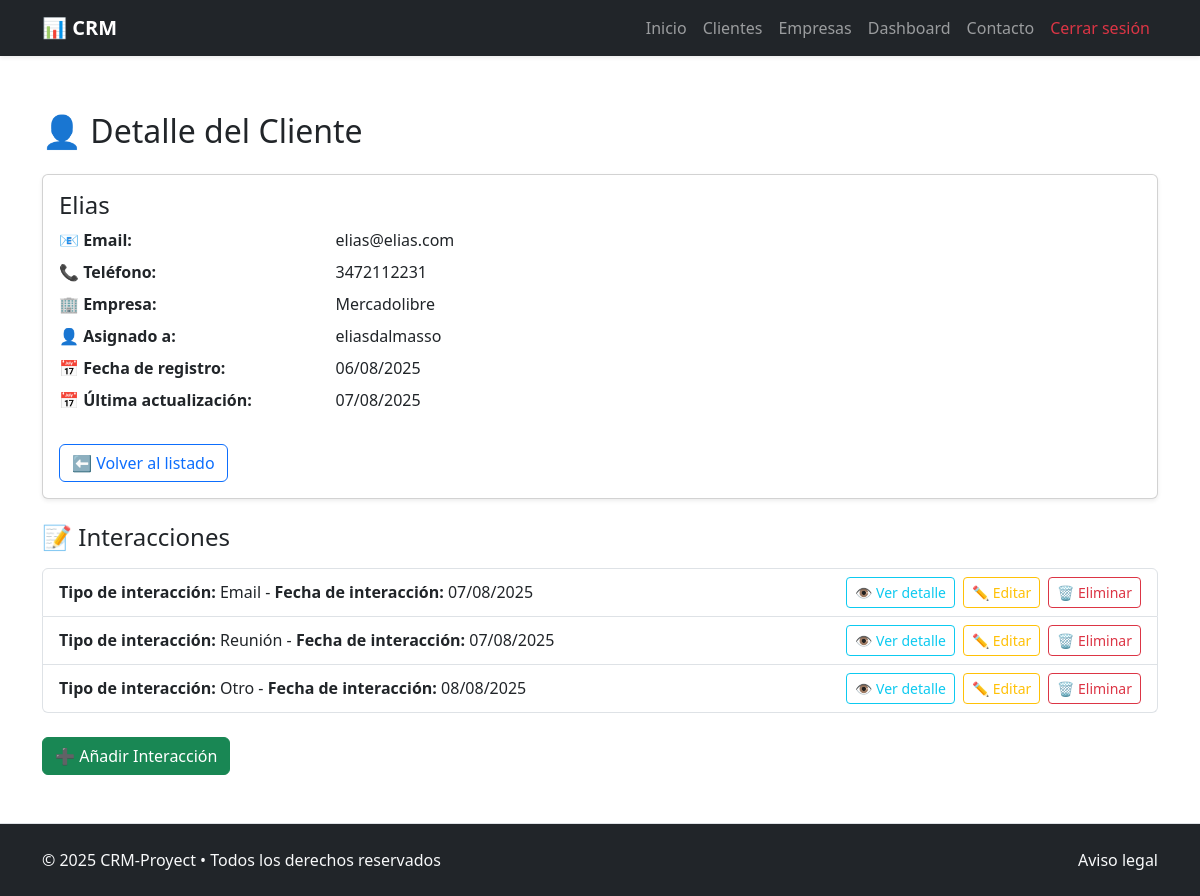
Page /client/2/ (signed in) on the committed database.
### crm_app/models.py (models this page shows, shortened)
class Client(models.Model):
    name = models.CharField(max_length=255) #Nombre del cliente
    email = models.EmailField(unique=True) #Email del cliente
    phone = models.CharField(max_length=50, blank=True) #Telefono del cliente
    company = models.ForeignKey(
        Company, on_delete=models.SET_NULL, blank=True, null=True,
        related_name='clients') #Empresa del cliente
    assigned_to = models.ForeignKey(
        User, on_delete=models.SET_NULL, blank=True, null=True,
        related_name='clients') #Asignado a tal usuario
    created_at = models.DateTimeField(auto_now_add=True) #Fecha de creación
    updated_at = models.DateTimeField(auto_now=True) #Fecha de ultima actualización

class Company(models.Model):
    name = models.CharField(max_length=255, unique=True) #Nombre empresa
    address = models.TextField(blank=True, null=True) #Dirección de empresa
    website = models.URLField(blank=True, null=True) #Sitio web de empresa
    created_at = models.DateTimeField(auto_now_add=True) #Fecha de creación
    updated_at = models.DateTimeField(auto_now=True) #Fecha de ultima actualización
    def __str__(self):
        return self.name #Como se mostrara en el admin y otros lugares

class Interaction(models.Model):
    TYPE_CHOICES = [
        ('call', 'Llamada'),
        ('meeting', 'Reunión'),
        ('email', 'Email'),
        ('other', 'Otro'),
    ]
    client = models.ForeignKey(Client, on_delete=models.CASCADE, related_name='interactions') #Cliente relacionado
    user = models.ForeignKey(User, on_delete=models.SET_NULL, blank=True, null=True, related_name='interactions') #Usuario que hizo la interaccion
    date = models.DateTimeField() #Fecha de la interaccion
    type = models.CharField(max_length=20, choices=TYPE_CHOICES) #Tipo de interaccion
    notes = models.TextField(blank=True) #Notas de la interaccion
    created_at = models.DateTimeField(auto_now_add=True) #Fecha de creación
    updated_at = models.DateTimeField(auto_now=True) #Fecha de ultima actualización

### crm_app/views.py (the view)
# urls.py: path("client/<pk>/", ClientDetailView.as_view(), name="client_detail"),
@method_decorator(login_required, name='dispatch')
class ClientDetailView(DetailView):
    model = Client
    template_name = '../templates/clients/client_detail.html'
    context_object_name = 'client'
    def get_context_data(self, **kwargs):
        context = super().get_context_data(**kwargs)
        client = self.get_object()
        context['interactions'] = client.interactions.all()
        return context

### crm_project/templates/clients/client_detail.html (shortened to what this page needs)
{% extends "general/layout.html" %}
{% block page_content %}
<div class="container my-5">
    <h2 class="mb-4">👤 Detalle del Cliente</h2>
    <div class="card shadow-sm mb-4">
        <div class="card-body">
            <h4 class="card-title">{{ client.name|default_if_none:"Sin nombre" }}</h4>
            <dl class="row">
                <dt class="col-sm-3">📧 Email:</dt>
                <dd class="col-sm-9">{{ client.email|default_if_none:"No especificado" }}</dd>
                <dt class="col-sm-3">📞 Teléfono:</dt>
                <dd class="col-sm-9">{{ client.phone|default_if_none:"No especificado" }}</dd>
                <dt class="col-sm-3">🏢 Empresa:</dt>
                <dd class="col-sm-9">{{ client.company|default_if_none:"No especificada" }}</dd>
                <dt class="col-sm-3">👤 Asignado a:</dt>
                <dd class="col-sm-9">{{ client.assigned_to|default_if_none:"No especificada" }}</dd>
                <dt class="col-sm-3">📅 Fecha de registro:</dt>
                <dd class="col-sm-9">{{ client.created_at|date:"d/m/Y" }}</dd>
                <dt class="col-sm-3">📅 Última actualización:</dt>
                <dd class="col-sm-9">{{ client.updated_at|date:"d/m/Y" }}</dd>
            </dl>
            <div class="mt-4">
                <a href="{% url 'client_list' %}" class="btn btn-outline-primary">⬅️ Volver al listado</a>
            </div>
        </div>
    </div>
    <h4 class="mb-3">📝 Interacciones</h4>
    {% if interactions %}
        <ul class="list-group mb-4">
            {% for interaction in interactions %}
                <li class="list-group-item d-flex justify-content-between align-items-center">
                    <span>
                        <strong>Tipo de interacción: </strong>{{ interaction.get_type_display }} - <strong>Fecha de interacción: </strong>{{ interaction.date|date:"d/m/Y" }}
                    </span>
                    <div class="d-flex">
                        <a href="{% url 'interaction_detail' interaction.pk %}" class="btn btn-sm btn-outline-info me-2">👁 Ver detalle</a>
                        <a href="{% url 'interaction_update' interaction.pk %}" class="btn btn-sm btn-outline-warning me-2">✏️ Editar</a>
                        <a href="{% url 'interaction_delete' interaction.pk %}" class="btn btn-sm btn-outline-danger">🗑 Eliminar</a>
                    </div>
                </li>
            {% endfor %}
        </ul>
    {% else %}
        <p class="text-muted">Este cliente no tiene interacciones registradas.</p>
    {% endif %}
    <a href="{% url 'interaction_create' client.pk %}" class="btn btn-success">
        ➕ Añadir Interacción
    </a>
</div>
{% endblock %}

### rows in the picture
Client: name "Elias", email "elias@elias.com", phone "3472112231", company "Mercadolibre", assigned_to "eliasdalmasso", created_at "06/08/2025", updated_at "07/08/2025"
Interaction: type "Email", date "07/08/2025"
Interaction: type "Reunión", date "07/08/2025"
Interaction: type "Otro", date "08/08/2025"
